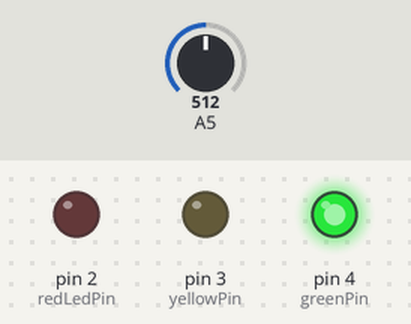
Recording of a sketch running on a simulated Arduino Uno, built with avr-gcc and run on an emulated ATmega328P. Parts: output pins drawn as LEDs (lit = HIGH). Inputs (shaded band) come from the test bench; at power-on: A5 = 512.

Above: at 1.2 s.
1.3 s: A5 set to 663
2.8 s: A5 set to 692
At 3.2 s:
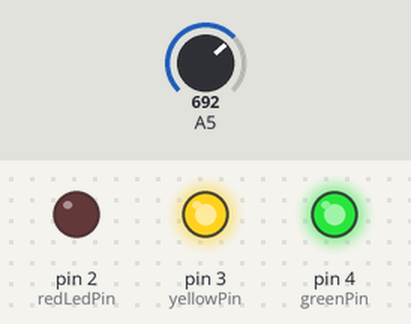
4.3 s: A5 set to 1012
5.8 s: A5 set to 1023
At 6.7 s:
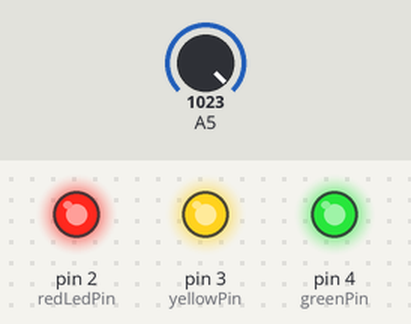
7.3 s: A5 set to 306
At 7.8 s:
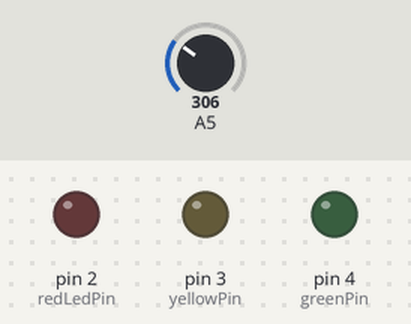
8.8 s: A5 set to 350
At 10.2 s:
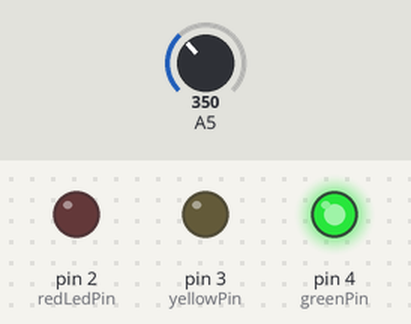
Timing chart, 0 to 11.3 s (numbered marks = the images above; inputs shaded):
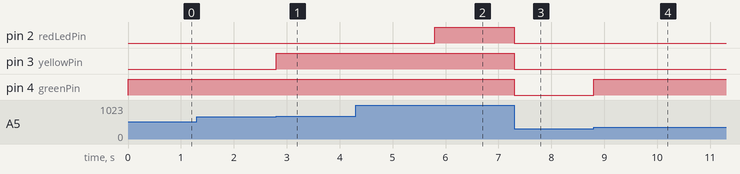

Measured:
- the behaviour switches between 681 and 682 on A5 (found by bisection; images 0 and 1)
- the behaviour switches between 1022 and 1023 on A5 (found by bisection; images 1 and 2)
- the behaviour switches between 340 and 341 on A5 (found by bisection; images 3 and 4)
- after the input at 1.3 s, every drawn part: stays the same
- after the input at 2.8 s, pin 3 (yellowPin): LOW → HIGH at once
- after the input at 4.3 s, every drawn part: stays the same
- after the input at 5.8 s, pin 2 (redLedPin): LOW → HIGH at once
- after the input at 7.3 s, pin 2 (redLedPin), pin 3 (yellowPin), pin 4 (greenPin): HIGH → LOW at once
- after the input at 8.8 s, pin 4 (greenPin): LOW → HIGH at once

The sketch:

2_analogReadMeter.ino
```cpp
#include "Led.h"
#define redLedPin 2
#define yellowPin 3
#define greenPin 4
#define analogReadPin 5

int analogReadValue = 0;
LED led1("red", false, redLedPin);
LED led2("yellow", false, yellowPin);
LED led3("green", false, greenPin);

void setup() {
  Serial.begin(9600);
  pinMode(redLedPin, OUTPUT);
  pinMode(yellowPin, OUTPUT);
  pinMode(greenPin, OUTPUT);
}

void loop() {
  analogReadValue = map(analogRead(5), 0, 1023, 1, 4);

  switch(analogReadValue) {
    case 1:
      led3.turnOff();
      led2.turnOff();
      led1.turnOff();
      break;
    case 2:
      led3.turnOn();
      led2.turnOff();
      led1.turnOff();
      break;
    case 3:
      led3.turnOn();
      led2.turnOn();
      led1.turnOff();
      break;
    case 4:
      led3.turnOn();
      led2.turnOn();
      led1.turnOn();
      break;
    default:
      Serial.println("Nieznany zakres");
      break;
  }

}
```

Led.cpp
```cpp
#include "Led.h"

LED::LED (String name, boolean state, byte pin) {
    this -> pin = pin;
    this -> name = name;
    this -> state = state;
  }

void LED::reverseLEDState() {
    this -> state = ! this -> state;
    updateLED();
  }

void LED::turnOn() {
    this -> state = true;
    updateLED();
  }

void LED::turnOff() {
    this -> state = false;
    updateLED();
  }

String LED::getName() {
    return this -> name;
  }

void LED::updateLED() {
    if (state) {
      digitalWrite(pin, HIGH);
    }
    else {
      digitalWrite(pin, LOW);
    }
  }
```

Led.h
```cpp
#include <Arduino.h>

class LED {
  private:
    String name;
    byte pin;
    boolean state;
  void updateLED();

  public:
    LED (String name, boolean state, byte pin);

    void reverseLEDState();

    void turnOn();
    void turnOff();

    String getName();
};
```
